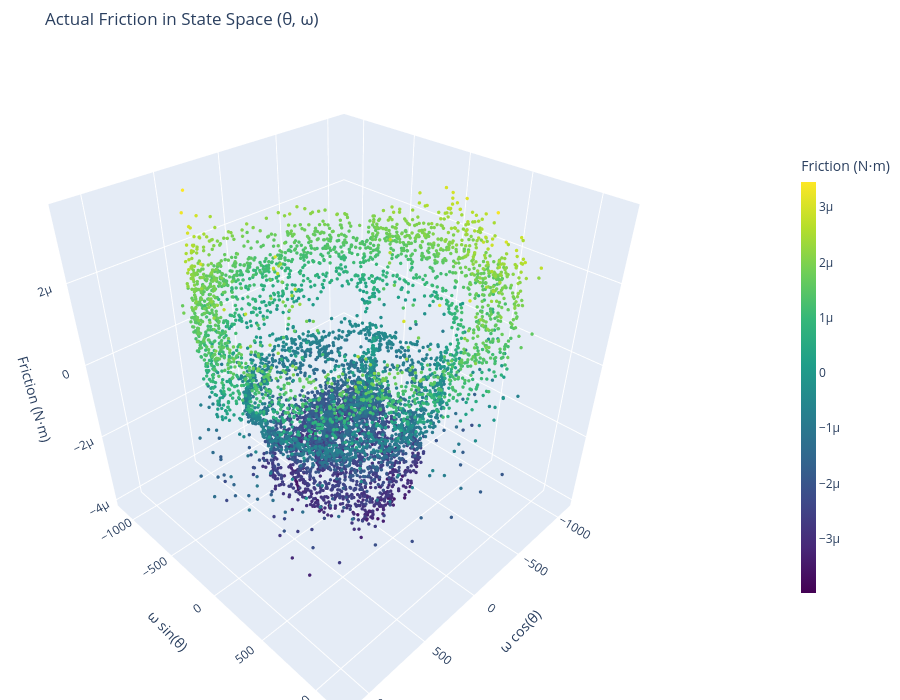
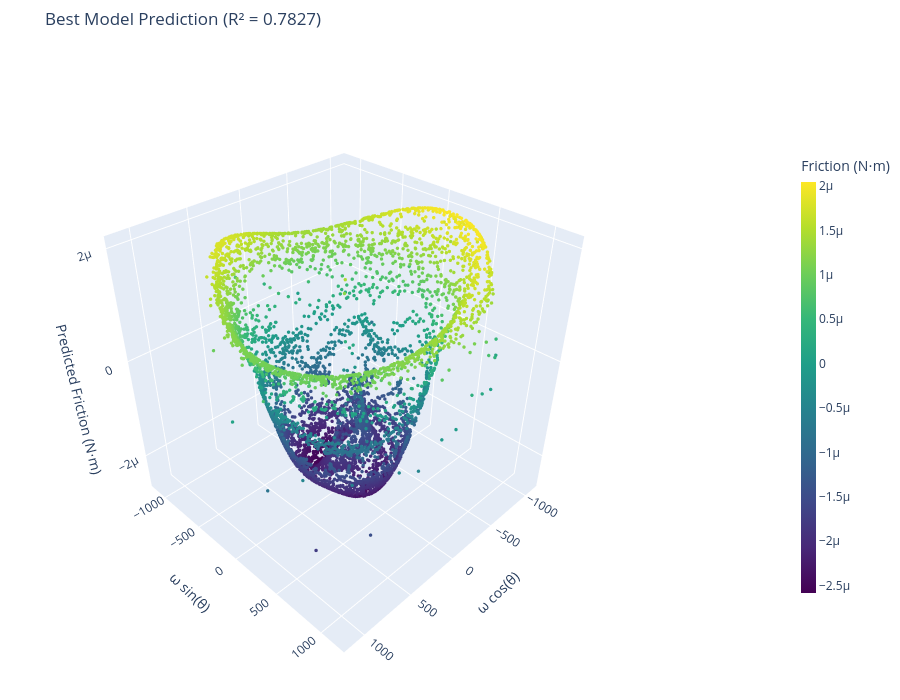
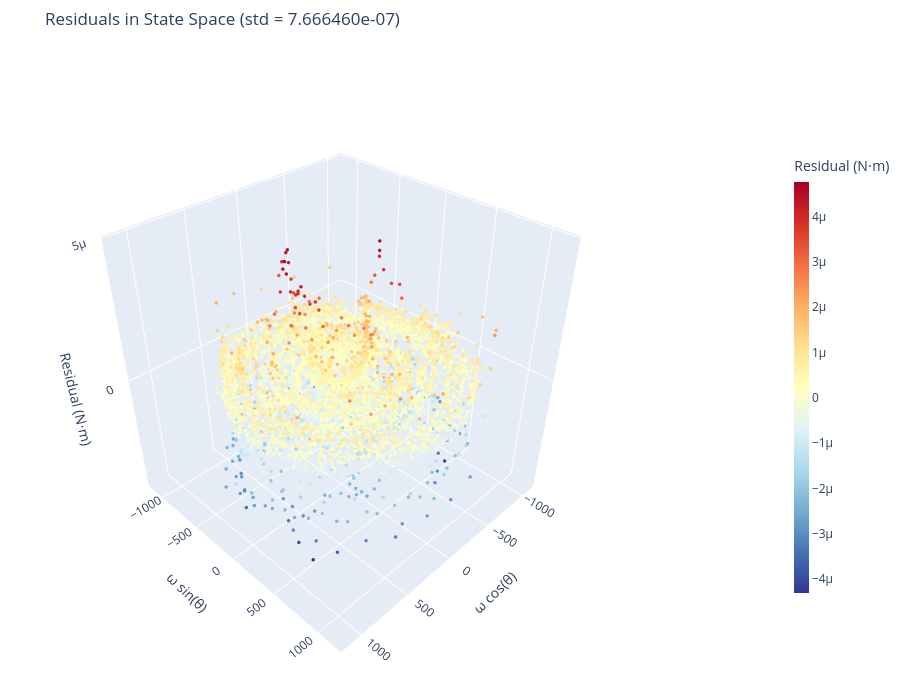

Notebook source saved alongside these figures, in order:
### Code cell
# 3D Visualization: Best Model vs Actual Friction

# Compare actual friction surface with best model prediction
fig1 = go.Figure()

# Actual friction - use same coordinate system as earlier plots
# Offset omega to make it non-negative (acts as radius in polar coordinates)
omega_offset = omega_trk_trim - np.min(omega_trk_trim)
xs_actual = omega_offset * np.cos(theta_wrapped)
ys_actual = omega_offset * np.sin(theta_wrapped)
zs_actual = frc

fig1.add_trace(go.Scatter3d(
    x=xs_actual,
    y=ys_actual,
    z=zs_actual,
    mode='markers',
    marker=dict(
        size=2,
        color=zs_actual,
        colorscale='Viridis',
        colorbar=dict(title='Friction (N⋅m)', x=1.15, len=0.7, thickness=15),
        showscale=True
    ),
    name='Actual Friction',
    hovertemplate='θ: %{theta:.2f} rad<br>ω: %{omega:.2f} rad/s<br>Friction: %{z:.3e} N⋅m<extra></extra>'
))

fig1.update_layout(
    title=f'Actual Friction in State Space (θ, ω)',
    scene=dict(
        xaxis_title='ω cos(θ)',
        yaxis_title='ω sin(θ)',
        zaxis_title='Friction (N⋅m)',
        aspectmode='cube'
    ),
    width=900,
    height=700,
    margin=dict(l=0, r=100, t=50, b=0)
)
fig1.show()

# Predicted friction from best model
fig2 = go.Figure()

fig2.add_trace(go.Scatter3d(
    x=xs_actual,
    y=ys_actual,
    z=frc_pred_best,
    mode='markers',
    marker=dict(
        size=2,
        color=frc_pred_best,
        colorscale='Viridis',
        colorbar=dict(title='Friction (N⋅m)', x=1.15, len=0.7, thickness=15),
        showscale=True
    ),
    name=f'Predicted: {best_model["model"]}',
    hovertemplate='θ: %{theta:.2f} rad<br>ω: %{omega:.2f} rad/s<br>Predicted: %{z:.3e} N⋅m<extra></extra>'
))

fig2.update_layout(
    title=f'Best Model Prediction (R² = {best_model["r2"]:.4f})',
    scene=dict(
        xaxis_title='ω cos(θ)',
        yaxis_title='ω sin(θ)',
        zaxis_title='Predicted Friction (N⋅m)',
        aspectmode='cube',
        camera=dict(
            eye=dict(x=1.5, y=1.5, z=1.5)
        )
    ),
    width=900,
    height=700,
    margin=dict(l=0, r=100, t=50, b=0)
)
fig2.show()

# Residual plot in 3D
fig3 = go.Figure()

fig3.add_trace(go.Scatter3d(
    x=xs_actual,
    y=ys_actual,
    z=residuals_best,
    mode='markers',
    marker=dict(
        size=2,
        color=residuals_best,
        colorscale='RdYlBu_r',
        colorbar=dict(title='Residual (N⋅m)', x=1.15, len=0.7, thickness=15),
        showscale=True,
        cmin=residuals_best.min(),
        cmax=residuals_best.max()
    ),
    name='Residuals',
    hovertemplate='θ: %{theta:.2f} rad<br>ω: %{omega:.2f} rad/s<br>Residual: %{z:.3e} N⋅m<extra></extra>'
))

fig3.update_layout(
    title=f'Residuals in State Space (std = {np.std(residuals_best):.6e})',
    scene=dict(
        xaxis_title='ω cos(θ)',
        yaxis_title='ω sin(θ)',
        zaxis_title='Residual (N⋅m)',
        aspectmode='cube',
        camera=dict(
            eye=dict(x=1.5, y=1.5, z=1.5)
        )
    ),
    width=900,
    height=700,
    margin=dict(l=0, r=100, t=50, b=0)
)
fig3.show()

### Figure 1 — Plotly figure (JSON) as saved in the notebook; plotly's stock layout.template omitted (floating-point values rounded to 4 significant figures; data arrays with more than 128 entries replaced by an {"elided": "..."} marker saying what was removed)
{"data": [{"hovertemplate": "θ: %{theta:.2f} rad<br>ω: %{omega:.2f} rad/s<br>Friction: %{z:.3e} N⋅m<extra></extra>", "marker": {"color": {"elided": "6521 float values"}, "colorbar": {"len": 0.7, "thickness": 15, "title": {"text": "Friction (N⋅m)"}, "x": 1.15}, "colorscale": [[0, "#440154"], [0.1111, "#482878"], [0.2222, "#3e4989"], [0.3333, "#31688e"], [0.4444, "#26828e"], [0.5556, "#1f9e89"], [0.6667, "#35b779"], [0.7778, "#6ece58"], [0.8889, "#b5de2b"], [1, "#fde725"]], "showscale": true, "size": 2}, "mode": "markers", "name": "Actual Friction", "type": "scatter3d", "x": {"elided": "6521 float values"}, "y": {"elided": "6521 float values"}, "z": {"elided": "6521 float values"}}], "layout": {"height": 700, "margin": {"b": 0, "l": 0, "r": 100, "t": 50}, "scene": {"aspectmode": "cube", "xaxis": {"title": {"text": "ω cos(θ)"}}, "yaxis": {"title": {"text": "ω sin(θ)"}}, "zaxis": {"title": {"text": "Friction (N⋅m)"}}}, "title": {"text": "Actual Friction in State Space (θ, ω)"}, "width": 900}}

### Figure 2 — Plotly figure (JSON) as saved in the notebook; plotly's stock layout.template omitted (floating-point values rounded to 4 significant figures; data arrays with more than 128 entries replaced by an {"elided": "..."} marker saying what was removed)
{"data": [{"hovertemplate": "θ: %{theta:.2f} rad<br>ω: %{omega:.2f} rad/s<br>Predicted: %{z:.3e} N⋅m<extra></extra>", "marker": {"color": {"elided": "6521 float values"}, "colorbar": {"len": 0.7, "thickness": 15, "title": {"text": "Friction (N⋅m)"}, "x": 1.15}, "colorscale": [[0, "#440154"], [0.1111, "#482878"], [0.2222, "#3e4989"], [0.3333, "#31688e"], [0.4444, "#26828e"], [0.5556, "#1f9e89"], [0.6667, "#35b779"], [0.7778, "#6ece58"], [0.8889, "#b5de2b"], [1, "#fde725"]], "showscale": true, "size": 2}, "mode": "markers", "name": "Predicted: Poly [sin(θ), cos(θ), ω] deg=4", "type": "scatter3d", "x": {"elided": "6521 float values"}, "y": {"elided": "6521 float values"}, "z": {"elided": "6521 float values"}}], "layout": {"height": 700, "margin": {"b": 0, "l": 0, "r": 100, "t": 50}, "scene": {"aspectmode": "cube", "camera": {"eye": {"x": 1.5, "y": 1.5, "z": 1.5}}, "xaxis": {"title": {"text": "ω cos(θ)"}}, "yaxis": {"title": {"text": "ω sin(θ)"}}, "zaxis": {"title": {"text": "Predicted Friction (N⋅m)"}}}, "title": {"text": "Best Model Prediction (R² = 0.7827)"}, "width": 900}}

### Figure 3 — Plotly figure (JSON) as saved in the notebook; plotly's stock layout.template omitted (floating-point values rounded to 4 significant figures; data arrays with more than 128 entries replaced by an {"elided": "..."} marker saying what was removed)
{"data": [{"hovertemplate": "θ: %{theta:.2f} rad<br>ω: %{omega:.2f} rad/s<br>Residual: %{z:.3e} N⋅m<extra></extra>", "marker": {"cmax": 4.774e-06, "cmin": -4.298e-06, "color": {"elided": "6521 float values"}, "colorbar": {"len": 0.7, "thickness": 15, "title": {"text": "Residual (N⋅m)"}, "x": 1.15}, "colorscale": [[0, "rgb(49,54,149)"], [0.1, "rgb(69,117,180)"], [0.2, "rgb(116,173,209)"], [0.3, "rgb(171,217,233)"], [0.4, "rgb(224,243,248)"], [0.5, "rgb(255,255,191)"], [0.6, "rgb(254,224,144)"], [0.7, "rgb(253,174,97)"], [0.8, "rgb(244,109,67)"], [0.9, "rgb(215,48,39)"], [1, "rgb(165,0,38)"]], "showscale": true, "size": 2}, "mode": "markers", "name": "Residuals", "type": "scatter3d", "x": {"elided": "6521 float values"}, "y": {"elided": "6521 float values"}, "z": {"elided": "6521 float values"}}], "layout": {"height": 700, "margin": {"b": 0, "l": 0, "r": 100, "t": 50}, "scene": {"aspectmode": "cube", "camera": {"eye": {"x": 1.5, "y": 1.5, "z": 1.5}}, "xaxis": {"title": {"text": "ω cos(θ)"}}, "yaxis": {"title": {"text": "ω sin(θ)"}}, "zaxis": {"title": {"text": "Residual (N⋅m)"}}}, "title": {"text": "Residuals in State Space (std = 7.666460e-07)"}, "width": 900}}
